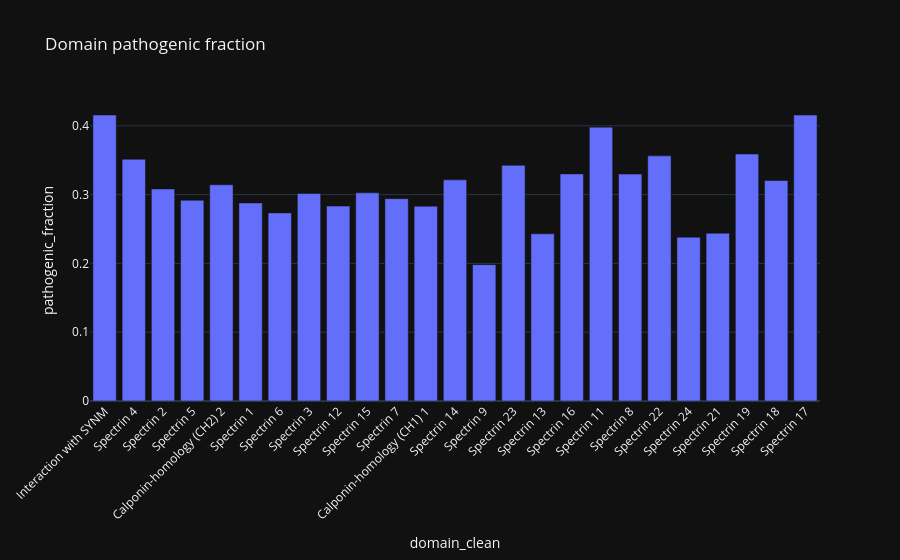

Notebook code for this chart:
### Markdown cell above
## 3. 📊 domain pathogenic fraction 🛡

### Code cell
tbl = d.groupby('domain_clean').agg(pathogenic_fraction=('pathogenic', 'mean'), n=('var_id', 'size')).reset_index().sort_values('n', ascending=False).head(25)
display(tbl)
fig = px.bar(tbl, x='domain_clean', y='pathogenic_fraction', hover_data=['n'], title='Domain pathogenic fraction')
fig.update_xaxes(tickangle=-45)
fig.show()

### Figure 1 — Plotly figure (JSON) as saved in the notebook; plotly's stock layout.template omitted (floating-point values rounded to 4 significant figures)
{"data": [{"customdata": [[243], [148], [146], [144], [140], [132], [128], [126], [120], [119], [119], [113], [112], [111], [108], [107], [103], [103], [94], [87], [84], [82], [78], [78], [77]], "hovertemplate": "domain_clean=%{x}<br>pathogenic_fraction=%{y}<br>n=%{customdata[0]}<extra></extra>", "legendgroup": "", "marker": {"color": "#636efa", "pattern": {"shape": ""}}, "name": "", "orientation": "v", "showlegend": false, "textposition": "auto", "x": ["Interaction with SYNM", "Spectrin 4", "Spectrin 2", "Spectrin 5", "Calponin-homology (CH2) 2", "Spectrin 1", "Spectrin 6", "Spectrin 3", "Spectrin 12", "Spectrin 15", "Spectrin 7", "Calponin-homology (CH1) 1", "Spectrin 14", "Spectrin 9", "Spectrin 23", "Spectrin 13", "Spectrin 16", "Spectrin 11", "Spectrin 8", "Spectrin 22", "Spectrin 24", "Spectrin 21", "Spectrin 19", "Spectrin 18", "Spectrin 17"], "xaxis": "x", "y": [0.4156, 0.3514, 0.3082, 0.2917, 0.3143, 0.2879, 0.2734, 0.3016, 0.2833, 0.3025, 0.2941, 0.2832, 0.3214, 0.1982, 0.3426, 0.243, 0.3301, 0.3981, 0.3298, 0.3563, 0.2381, 0.2439, 0.359, 0.3205, 0.4156], "yaxis": "y", "type": "bar"}], "layout": {"xaxis": {"anchor": "y", "domain": [0.0, 1.0], "title": {"text": "domain_clean"}, "tickangle": -45}, "yaxis": {"anchor": "x", "domain": [0.0, 1.0], "title": {"text": "pathogenic_fraction"}}, "legend": {"tracegroupgap": 0}, "title": {"text": "Domain pathogenic fraction"}, "barmode": "relative"}}
